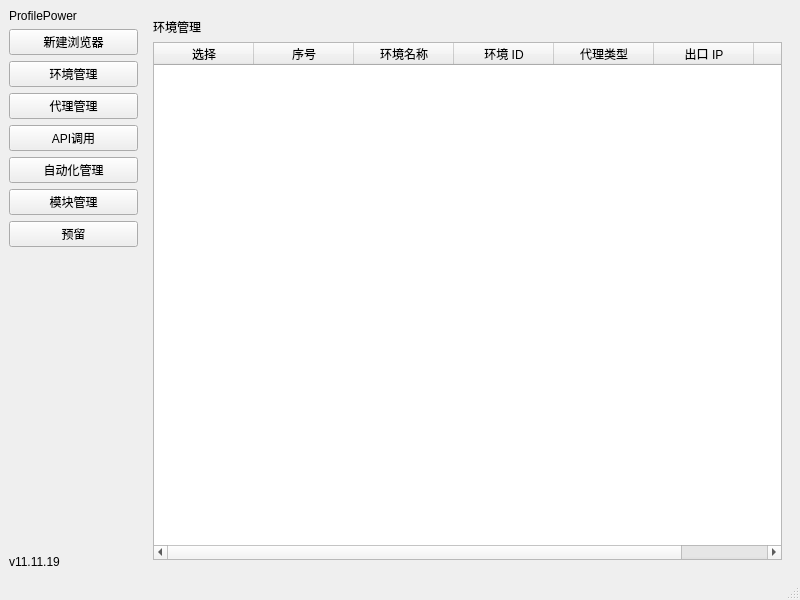
<?xml version="1.0" encoding="UTF-8"?>
<ui version="4.0">
 <class>MainWindow</class>
 <widget class="QMainWindow" name="MainWindow">
  <property name="geometry">
   <rect>
    <x>0</x>
    <y>0</y>
    <width>800</width>
    <height>600</height>
   </rect>
  </property>
  <property name="windowTitle">
   <string>MainWindow</string>
  </property>
  <widget class="QWidget" name="centralwidget">
   <layout class="QGridLayout" name="gridLayout" columnstretch="1,5" columnminimumwidth="1,5">
    <item row="0" column="0">
     <layout class="QVBoxLayout" name="verticalLayout">
      <item>
       <widget class="QLabel" name="label">
        <property name="text">
         <string>ProfilePower</string>
        </property>
       </widget>
      </item>
      <item>
       <widget class="QPushButton" name="pushButton_7">
        <property name="text">
         <string>新建浏览器</string>
        </property>
       </widget>
      </item>
      <item>
       <widget class="QPushButton" name="pushButton_6">
        <property name="text">
         <string>环境管理</string>
        </property>
       </widget>
      </item>
      <item>
       <widget class="QPushButton" name="pushButton_4">
        <property name="text">
         <string>代理管理</string>
        </property>
       </widget>
      </item>
      <item>
       <widget class="QPushButton" name="pushButton_2">
        <property name="text">
         <string>API调用</string>
        </property>
       </widget>
      </item>
      <item>
       <widget class="QPushButton" name="pushButton_3">
        <property name="text">
         <string>自动化管理</string>
        </property>
       </widget>
      </item>
      <item>
       <widget class="QPushButton" name="pushButton">
        <property name="text">
         <string>模块管理</string>
        </property>
       </widget>
      </item>
      <item>
       <widget class="QPushButton" name="pushButton_11">
        <property name="text">
         <string>预留</string>
        </property>
       </widget>
      </item>
      <item>
       <spacer name="verticalSpacer">
        <property name="orientation">
         <enum>Qt::Orientation::Vertical</enum>
        </property>
        <property name="sizeHint" stdset="0">
         <size>
          <width>20</width>
          <height>40</height>
         </size>
        </property>
       </spacer>
      </item>
      <item>
       <widget class="QLabel" name="label_34">
        <property name="text">
         <string>v11.11.19</string>
        </property>
       </widget>
      </item>
     </layout>
    </item>
    <item row="0" column="1">
     <layout class="QVBoxLayout" name="verticalLayout_2">
      <item>
       <widget class="QStackedWidget" name="stackedWidget">
        <widget class="QWidget" name="page">
         <layout class="QGridLayout" name="gridLayout_2">
          <item row="1" column="0">
           <widget class="QTableWidget" name="tableWidget">
            <column>
             <property name="text">
              <string>选择</string>
             </property>
            </column>
            <column>
             <property name="text">
              <string>序号</string>
             </property>
            </column>
            <column>
             <property name="text">
              <string>环境名称</string>
             </property>
            </column>
            <column>
             <property name="text">
              <string>环境 ID</string>
             </property>
            </column>
            <column>
             <property name="text">
              <string>代理类型</string>
             </property>
            </column>
            <column>
             <property name="text">
              <string>出口 IP</string>
             </property>
            </column>
            <column>
             <property name="text">
              <string>备注</string>
             </property>
            </column>
           </widget>
          </item>
          <item row="0" column="0">
           <layout class="QHBoxLayout" name="horizontalLayout">
            <item>
             <widget class="QLabel" name="label_3">
              <property name="text">
               <string>环境管理</string>
              </property>
             </widget>
            </item>
           </layout>
          </item>
         </layout>
        </widget>
        <widget class="QWidget" name="page_3">
         <widget class="QLabel" name="label_4">
          <property name="geometry">
           <rect>
            <x>220</x>
            <y>190</y>
            <width>53</width>
            <height>15</height>
           </rect>
          </property>
          <property name="text">
           <string>代理管理</string>
          </property>
         </widget>
        </widget>
        <widget class="QWidget" name="page_4">
         <layout class="QGridLayout" name="gridLayout_11">
          <item row="0" column="0">
           <layout class="QHBoxLayout" name="horizontalLayout_11">
            <item>
             <widget class="QLabel" name="label_5">
              <property name="text">
               <string>API调用</string>
              </property>
             </widget>
            </item>
            <item>
             <spacer name="horizontalSpacer_4">
              <property name="orientation">
               <enum>Qt::Orientation::Horizontal</enum>
              </property>
              <property name="sizeHint" stdset="0">
               <size>
                <width>40</width>
                <height>20</height>
               </size>
              </property>
             </spacer>
            </item>
           </layout>
          </item>
          <item row="1" column="0">
           <widget class="QTableWidget" name="tableWidget_2">
            <column>
             <property name="text">
              <string>序号</string>
             </property>
            </column>
            <column>
             <property name="text">
              <string>分组</string>
             </property>
            </column>
            <column>
             <property name="text">
              <string>名称</string>
             </property>
            </column>
            <column>
             <property name="text">
              <string>代理</string>
             </property>
            </column>
            <column>
             <property name="text">
              <string>IP</string>
             </property>
            </column>
            <column>
             <property name="text">
              <string>端口</string>
             </property>
            </column>
            <column>
             <property name="text">
              <string/>
             </property>
            </column>
           </widget>
          </item>
         </layout>
        </widget>
        <widget class="QWidget" name="page_5">
         <layout class="QGridLayout" name="gridLayout_13" rowstretch="0,7">
          <item row="0" column="0">
           <layout class="QHBoxLayout" name="horizontalLayout_15" stretch="1,5">
            <item>
             <widget class="QLabel" name="label_6">
              <property name="text">
               <string>自动化管理</string>
              </property>
             </widget>
            </item>
            <item>
             <spacer name="horizontalSpacer_7">
              <property name="orientation">
               <enum>Qt::Orientation::Horizontal</enum>
              </property>
              <property name="sizeHint" stdset="0">
               <size>
                <width>40</width>
                <height>20</height>
               </size>
              </property>
             </spacer>
            </item>
           </layout>
          </item>
          <item row="1" column="0">
           <widget class="QWidget" name="widget" native="true"/>
          </item>
         </layout>
        </widget>
        <widget class="QWidget" name="page_6">
         <layout class="QGridLayout" name="gridLayout_12">
          <item row="0" column="0">
           <layout class="QHBoxLayout" name="horizontalLayout_12">
            <item>
             <widget class="QLabel" name="label_19">
              <property name="text">
               <string>模块管理</string>
              </property>
             </widget>
            </item>
            <item>
             <spacer name="horizontalSpacer_5">
              <property name="orientation">
               <enum>Qt::Orientation::Horizontal</enum>
              </property>
              <property name="sizeHint" stdset="0">
               <size>
                <width>40</width>
                <height>20</height>
               </size>
              </property>
             </spacer>
            </item>
           </layout>
          </item>
          <item row="1" column="0">
           <layout class="QHBoxLayout" name="horizontalLayout_13">
            <item>
             <widget class="QLabel" name="label_32">
              <property name="text">
               <string>加载程序包</string>
              </property>
             </widget>
            </item>
            <item>
             <widget class="QPushButton" name="pushButton_10">
              <property name="text">
               <string>选择文件夹</string>
              </property>
             </widget>
            </item>
            <item>
             <spacer name="horizontalSpacer_6">
              <property name="orientation">
               <enum>Qt::Orientation::Horizontal</enum>
              </property>
              <property name="sizeHint" stdset="0">
               <size>
                <width>40</width>
                <height>20</height>
               </size>
              </property>
             </spacer>
            </item>
           </layout>
          </item>
          <item row="2" column="0">
           <widget class="QTableWidget" name="tableWidget_3">
            <column>
             <property name="text">
              <string>ID</string>
             </property>
            </column>
            <column>
             <property name="text">
              <string>名字</string>
             </property>
            </column>
            <column>
             <property name="text">
              <string>目录地址</string>
             </property>
            </column>
            <column>
             <property name="text">
              <string>运行环境</string>
             </property>
            </column>
            <column>
             <property name="text">
              <string>操作</string>
             </property>
            </column>
           </widget>
          </item>
         </layout>
        </widget>
        <widget class="QWidget" name="page_7">
         <widget class="QWidget" name="horizontalLayoutWidget_3">
          <property name="geometry">
           <rect>
            <x>30</x>
            <y>30</y>
            <width>461</width>
            <height>41</height>
           </rect>
          </property>
          <layout class="QHBoxLayout" name="horizontalLayout_14">
           <item>
            <widget class="QLabel" name="label_33">
             <property name="text">
              <string>自动化管理 绑定程序包的方式</string>
             </property>
            </widget>
           </item>
          </layout>
         </widget>
        </widget>
        <widget class="QWidget" name="page_2">
         <layout class="QGridLayout" name="gridLayout_3">
          <item row="0" column="0">
           <layout class="QHBoxLayout" name="horizontalLayout_3">
            <item>
             <widget class="QLabel" name="label_2">
              <property name="text">
               <string>新建浏览器</string>
              </property>
             </widget>
            </item>
            <item>
             <spacer name="horizontalSpacer_2">
              <property name="orientation">
               <enum>Qt::Orientation::Horizontal</enum>
              </property>
              <property name="sizeHint" stdset="0">
               <size>
                <width>40</width>
                <height>20</height>
               </size>
              </property>
             </spacer>
            </item>
           </layout>
          </item>
          <item row="2" column="0">
           <widget class="QScrollArea" name="scrollArea">
            <property name="widgetResizable">
             <bool>true</bool>
            </property>
            <widget class="QWidget" name="scrollAreaWidgetContents">
             <property name="geometry">
              <rect>
               <x>0</x>
               <y>0</y>
               <width>612</width>
               <height>998</height>
              </rect>
             </property>
             <layout class="QGridLayout" name="gridLayout_6">
              <item row="0" column="0">
               <layout class="QFormLayout" name="formLayout_2">
                <item row="0" column="0">
                 <widget class="QLabel" name="label_7">
                  <property name="text">
                   <string>名称</string>
                  </property>
                 </widget>
                </item>
                <item row="0" column="1">
                 <widget class="QLineEdit" name="lineEdit_2"/>
                </item>
                <item row="1" column="0">
                 <widget class="QLabel" name="label_8">
                  <property name="text">
                   <string>浏览器</string>
                  </property>
                 </widget>
                </item>
                <item row="1" column="1">
                 <layout class="QHBoxLayout" name="horizontalLayout_5">
                  <item>
                   <widget class="QComboBox" name="comboBox_2"/>
                  </item>
                  <item>
                   <widget class="QComboBox" name="comboBox_3"/>
                  </item>
                 </layout>
                </item>
                <item row="2" column="0">
                 <widget class="QLabel" name="label_9">
                  <property name="text">
                   <string>操作系统</string>
                  </property>
                 </widget>
                </item>
                <item row="2" column="1">
                 <layout class="QHBoxLayout" name="horizontalLayout_6">
                  <item>
                   <widget class="QComboBox" name="comboBox_6"/>
                  </item>
                  <item>
                   <widget class="QComboBox" name="comboBox_8"/>
                  </item>
                  <item>
                   <widget class="QComboBox" name="comboBox_7"/>
                  </item>
                  <item>
                   <widget class="QComboBox" name="comboBox_5"/>
                  </item>
                  <item>
                   <widget class="QComboBox" name="comboBox_4"/>
                  </item>
                 </layout>
                </item>
                <item row="3" column="0">
                 <widget class="QLabel" name="label_10">
                  <property name="text">
                   <string>User-Agent</string>
                  </property>
                 </widget>
                </item>
                <item row="3" column="1">
                 <layout class="QHBoxLayout" name="horizontalLayout_7">
                  <item>
                   <widget class="QComboBox" name="comboBox_9"/>
                  </item>
                  <item>
                   <widget class="QLineEdit" name="lineEdit_3"/>
                  </item>
                 </layout>
                </item>
                <item row="4" column="0">
                 <widget class="QLabel" name="label_11">
                  <property name="text">
                   <string>分组</string>
                  </property>
                 </widget>
                </item>
                <item row="4" column="1">
                 <layout class="QHBoxLayout" name="horizontalLayout_8">
                  <item>
                   <widget class="QFontComboBox" name="fontComboBox_2"/>
                  </item>
                  <item>
                   <widget class="QFontComboBox" name="fontComboBox"/>
                  </item>
                 </layout>
                </item>
                <item row="5" column="0">
                 <widget class="QLabel" name="label_12">
                  <property name="text">
                   <string>Cookie</string>
                  </property>
                 </widget>
                </item>
                <item row="5" column="1">
                 <widget class="QLineEdit" name="lineEdit_4"/>
                </item>
                <item row="6" column="0">
                 <widget class="QLabel" name="label_13">
                  <property name="text">
                   <string>备注</string>
                  </property>
                 </widget>
                </item>
                <item row="6" column="1">
                 <widget class="QLineEdit" name="lineEdit_5"/>
                </item>
                <item row="7" column="0">
                 <widget class="QLabel" name="label_14">
                  <property name="text">
                   <string>代理方式</string>
                  </property>
                 </widget>
                </item>
                <item row="7" column="1">
                 <widget class="QTabWidget" name="tabWidget">
                  <property name="currentIndex">
                   <number>0</number>
                  </property>
                  <widget class="QWidget" name="tab">
                   <attribute name="title">
                    <string>自定义</string>
                   </attribute>
                   <layout class="QGridLayout" name="gridLayout_5">
                    <item row="0" column="0">
                     <layout class="QGridLayout" name="gridLayout_4" columnstretch="1,3,1">
                      <item row="1" column="0">
                       <widget class="QLabel" name="label_17">
                        <property name="text">
                         <string>IP查询渠道商</string>
                        </property>
                       </widget>
                      </item>
                      <item row="0" column="0">
                       <widget class="QLabel" name="label_16">
                        <property name="text">
                         <string>代理类型</string>
                        </property>
                       </widget>
                      </item>
                      <item row="0" column="2">
                       <widget class="QPushButton" name="pushButton_9">
                        <property name="text">
                         <string>检查网络</string>
                        </property>
                       </widget>
                      </item>
                      <item row="0" column="1">
                       <widget class="QComboBox" name="comboBox_11"/>
                      </item>
                      <item row="1" column="1">
                       <widget class="QComboBox" name="comboBox_12"/>
                      </item>
                     </layout>
                    </item>
                   </layout>
                  </widget>
                  <widget class="QWidget" name="tab_2">
                   <attribute name="title">
                    <string>已添加的代理</string>
                   </attribute>
                   <widget class="QWidget" name="horizontalLayoutWidget_9">
                    <property name="geometry">
                     <rect>
                      <x>60</x>
                      <y>0</y>
                      <width>341</width>
                      <height>80</height>
                     </rect>
                    </property>
                    <layout class="QHBoxLayout" name="horizontalLayout_9"/>
                   </widget>
                  </widget>
                  <widget class="QWidget" name="tab_3">
                   <attribute name="title">
                    <string>动态代理</string>
                   </attribute>
                  </widget>
                  <widget class="QWidget" name="tab_4">
                   <attribute name="title">
                    <string>集成代理</string>
                   </attribute>
                  </widget>
                 </widget>
                </item>
                <item row="8" column="0">
                 <widget class="QLabel" name="label_15">
                  <property name="text">
                   <string>账号平台</string>
                  </property>
                 </widget>
                </item>
                <item row="8" column="1">
                 <widget class="QComboBox" name="comboBox_10"/>
                </item>
                <item row="9" column="0">
                 <widget class="QLabel" name="label_18">
                  <property name="text">
                   <string>标签页</string>
                  </property>
                 </widget>
                </item>
                <item row="9" column="1">
                 <widget class="QTextEdit" name="textEdit"/>
                </item>
                <item row="10" column="0">
                 <widget class="QLabel" name="label_20">
                  <property name="text">
                   <string>WebRTC</string>
                  </property>
                 </widget>
                </item>
                <item row="10" column="1">
                 <widget class="QTabWidget" name="tabWidget_3">
                  <property name="currentIndex">
                   <number>4</number>
                  </property>
                  <widget class="QWidget" name="tab_7">
                   <attribute name="title">
                    <string>转发</string>
                   </attribute>
                  </widget>
                  <widget class="QWidget" name="tab_8">
                   <attribute name="title">
                    <string>替换</string>
                   </attribute>
                  </widget>
                  <widget class="QWidget" name="tab_9">
                   <attribute name="title">
                    <string>真实</string>
                   </attribute>
                  </widget>
                  <widget class="QWidget" name="tab_10">
                   <attribute name="title">
                    <string>禁用</string>
                   </attribute>
                  </widget>
                  <widget class="QWidget" name="tab_11">
                   <attribute name="title">
                    <string>代理UDP</string>
                   </attribute>
                  </widget>
                 </widget>
                </item>
                <item row="11" column="0">
                 <widget class="QLabel" name="label_21">
                  <property name="text">
                   <string>时区</string>
                  </property>
                 </widget>
                </item>
                <item row="11" column="1">
                 <widget class="QTabWidget" name="tabWidget_4">
                  <property name="currentIndex">
                   <number>2</number>
                  </property>
                  <widget class="QWidget" name="tab_12">
                   <attribute name="title">
                    <string>基于IP</string>
                   </attribute>
                  </widget>
                  <widget class="QWidget" name="tab_13">
                   <attribute name="title">
                    <string>真实</string>
                   </attribute>
                  </widget>
                  <widget class="QWidget" name="tab_14">
                   <attribute name="title">
                    <string>自定义</string>
                   </attribute>
                   <layout class="QGridLayout" name="gridLayout_9">
                    <item row="0" column="0">
                     <widget class="QComboBox" name="comboBox_14"/>
                    </item>
                   </layout>
                  </widget>
                 </widget>
                </item>
                <item row="12" column="0">
                 <widget class="QLabel" name="label_24">
                  <property name="text">
                   <string>地理位置</string>
                  </property>
                 </widget>
                </item>
                <item row="12" column="1">
                 <widget class="QTabWidget" name="tabWidget_5">
                  <property name="currentIndex">
                   <number>0</number>
                  </property>
                  <widget class="QWidget" name="tab_15">
                   <attribute name="title">
                    <string>基于IP</string>
                   </attribute>
                  </widget>
                  <widget class="QWidget" name="tab_16">
                   <attribute name="title">
                    <string>真实</string>
                   </attribute>
                  </widget>
                  <widget class="QWidget" name="tab_25">
                   <attribute name="title">
                    <string>自定义</string>
                   </attribute>
                  </widget>
                 </widget>
                </item>
                <item row="13" column="0">
                 <widget class="QLabel" name="label_26">
                  <property name="text">
                   <string>语言</string>
                  </property>
                 </widget>
                </item>
                <item row="13" column="1">
                 <widget class="QTabWidget" name="tabWidget_6">
                  <property name="currentIndex">
                   <number>0</number>
                  </property>
                  <widget class="QWidget" name="tab_17">
                   <attribute name="title">
                    <string>基于IP</string>
                   </attribute>
                  </widget>
                  <widget class="QWidget" name="tab_18">
                   <attribute name="title">
                    <string>自定义</string>
                   </attribute>
                  </widget>
                 </widget>
                </item>
                <item row="14" column="0">
                 <widget class="QLabel" name="label_23">
                  <property name="text">
                   <string>界面语言</string>
                  </property>
                 </widget>
                </item>
                <item row="14" column="1">
                 <widget class="QTabWidget" name="tabWidget_7">
                  <property name="currentIndex">
                   <number>0</number>
                  </property>
                  <widget class="QWidget" name="tab_19">
                   <attribute name="title">
                    <string>基于语言</string>
                   </attribute>
                  </widget>
                  <widget class="QWidget" name="tab_20">
                   <attribute name="title">
                    <string>真实</string>
                   </attribute>
                  </widget>
                  <widget class="QWidget" name="tab_26">
                   <attribute name="title">
                    <string>自定义</string>
                   </attribute>
                  </widget>
                 </widget>
                </item>
                <item row="15" column="0">
                 <widget class="QLabel" name="label_25">
                  <property name="text">
                   <string>分辨率</string>
                  </property>
                 </widget>
                </item>
                <item row="15" column="1">
                 <widget class="QTabWidget" name="tabWidget_8">
                  <property name="currentIndex">
                   <number>0</number>
                  </property>
                  <widget class="QWidget" name="tab_21">
                   <attribute name="title">
                    <string>随机</string>
                   </attribute>
                  </widget>
                  <widget class="QWidget" name="tab_22">
                   <attribute name="title">
                    <string>预定义</string>
                   </attribute>
                  </widget>
                  <widget class="QWidget" name="tab_27">
                   <attribute name="title">
                    <string>自定义</string>
                   </attribute>
                  </widget>
                 </widget>
                </item>
                <item row="16" column="0">
                 <widget class="QLabel" name="label_22">
                  <property name="text">
                   <string>字体</string>
                  </property>
                 </widget>
                </item>
                <item row="16" column="1">
                 <widget class="QTabWidget" name="tabWidget_9">
                  <property name="currentIndex">
                   <number>0</number>
                  </property>
                  <widget class="QWidget" name="tab_23">
                   <attribute name="title">
                    <string>默认</string>
                   </attribute>
                  </widget>
                  <widget class="QWidget" name="tab_24">
                   <attribute name="title">
                    <string>自定义</string>
                   </attribute>
                  </widget>
                 </widget>
                </item>
                <item row="17" column="0">
                 <widget class="QLabel" name="label_27">
                  <property name="text">
                   <string>硬件噪音</string>
                  </property>
                 </widget>
                </item>
                <item row="17" column="1">
                 <layout class="QGridLayout" name="gridLayout_10">
                  <item row="1" column="0">
                   <widget class="QCheckBox" name="checkBox_2">
                    <property name="text">
                     <string>CheckBox</string>
                    </property>
                   </widget>
                  </item>
                  <item row="0" column="0">
                   <widget class="QCheckBox" name="checkBox">
                    <property name="text">
                     <string>CheckBox</string>
                    </property>
                   </widget>
                  </item>
                  <item row="1" column="1">
                   <widget class="QCheckBox" name="checkBox_3">
                    <property name="text">
                     <string>CheckBox</string>
                    </property>
                   </widget>
                  </item>
                  <item row="0" column="1">
                   <widget class="QCheckBox" name="checkBox_4">
                    <property name="text">
                     <string>CheckBox</string>
                    </property>
                   </widget>
                  </item>
                  <item row="1" column="2">
                   <widget class="QCheckBox" name="checkBox_5">
                    <property name="text">
                     <string>CheckBox</string>
                    </property>
                   </widget>
                  </item>
                  <item row="0" column="2">
                   <widget class="QCheckBox" name="checkBox_6">
                    <property name="text">
                     <string>CheckBox</string>
                    </property>
                   </widget>
                  </item>
                 </layout>
                </item>
                <item row="18" column="0">
                 <widget class="QLabel" name="label_28">
                  <property name="text">
                   <string>WebGL元数据</string>
                  </property>
                 </widget>
                </item>
                <item row="18" column="1">
                 <widget class="QTabWidget" name="tabWidget_2">
                  <property name="currentIndex">
                   <number>0</number>
                  </property>
                  <widget class="QWidget" name="tab_5">
                   <attribute name="title">
                    <string>真实</string>
                   </attribute>
                   <layout class="QHBoxLayout" name="horizontalLayout_10">
                    <item>
                     <widget class="QLabel" name="label_29">
                      <property name="text">
                       <string>默认设置</string>
                      </property>
                     </widget>
                    </item>
                   </layout>
                  </widget>
                  <widget class="QWidget" name="tab_6">
                   <attribute name="title">
                    <string>自定义</string>
                   </attribute>
                   <layout class="QGridLayout" name="gridLayout_8">
                    <item row="0" column="0">
                     <layout class="QGridLayout" name="gridLayout_7">
                      <item row="1" column="0">
                       <widget class="QLabel" name="label_30">
                        <property name="text">
                         <string>TextLabel</string>
                        </property>
                       </widget>
                      </item>
                      <item row="1" column="1">
                       <widget class="QLineEdit" name="lineEdit_6"/>
                      </item>
                      <item row="0" column="0">
                       <widget class="QLabel" name="label_31">
                        <property name="text">
                         <string>TextLabel</string>
                        </property>
                       </widget>
                      </item>
                      <item row="0" column="1">
                       <widget class="QComboBox" name="comboBox_13"/>
                      </item>
                     </layout>
                    </item>
                   </layout>
                  </widget>
                 </widget>
                </item>
               </layout>
              </item>
             </layout>
            </widget>
           </widget>
          </item>
          <item row="3" column="0">
           <layout class="QHBoxLayout" name="horizontalLayout_4">
            <item>
             <widget class="QPushButton" name="pushButton_8">
              <property name="text">
               <string>确定</string>
              </property>
             </widget>
            </item>
            <item>
             <widget class="QPushButton" name="pushButton_5">
              <property name="text">
               <string>取消</string>
              </property>
             </widget>
            </item>
            <item>
             <spacer name="horizontalSpacer_3">
              <property name="orientation">
               <enum>Qt::Orientation::Horizontal</enum>
              </property>
              <property name="sizeHint" stdset="0">
               <size>
                <width>40</width>
                <height>20</height>
               </size>
              </property>
             </spacer>
            </item>
           </layout>
          </item>
         </layout>
        </widget>
       </widget>
      </item>
     </layout>
    </item>
   </layout>
  </widget>
  <widget class="QMenuBar" name="menubar">
   <property name="geometry">
    <rect>
     <x>0</x>
     <y>0</y>
     <width>800</width>
     <height>20</height>
    </rect>
   </property>
  </widget>
  <widget class="QStatusBar" name="statusbar"/>
 </widget>
 <resources/>
 <connections/>
</ui>
